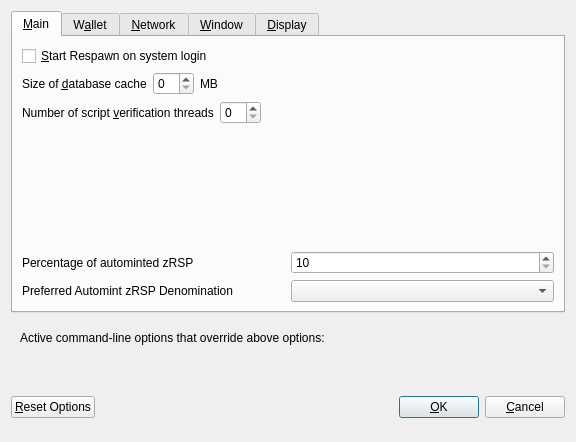
<?xml version="1.0" encoding="UTF-8"?>
<ui version="4.0">
 <class>OptionsDialog</class>
 <widget class="QDialog" name="OptionsDialog">
  <property name="geometry">
   <rect>
    <x>0</x>
    <y>0</y>
    <width>576</width>
    <height>442</height>
   </rect>
  </property>
  <property name="windowTitle">
   <string>Options</string>
  </property>
  <property name="modal">
   <bool>true</bool>
  </property>
  <layout class="QVBoxLayout" name="verticalLayout">
   <item>
    <widget class="QTabWidget" name="tabWidget">
     <property name="currentIndex">
      <number>0</number>
     </property>
     <widget class="QWidget" name="tabMain">
      <attribute name="title">
       <string>&amp;Main</string>
      </attribute>
      <layout class="QVBoxLayout" name="verticalLayout_Main">
       <item>
        <widget class="QCheckBox" name="bitcoinAtStartup">
         <property name="toolTip">
          <string>Automatically start Respawn after logging in to the system.</string>
         </property>
         <property name="text">
          <string>&amp;Start Respawn on system login</string>
         </property>
        </widget>
       </item>
       <item>
        <layout class="QHBoxLayout" name="horizontalLayout_2_Main">
         <item>
          <widget class="QLabel" name="databaseCacheLabel">
           <property name="text">
            <string>Size of &amp;database cache</string>
           </property>
           <property name="textFormat">
            <enum>Qt::PlainText</enum>
           </property>
           <property name="buddy">
            <cstring>databaseCache</cstring>
           </property>
          </widget>
         </item>
         <item>
          <widget class="QSpinBox" name="databaseCache"/>
         </item>
         <item>
          <widget class="QLabel" name="databaseCacheUnitLabel">
           <property name="text">
            <string>MB</string>
           </property>
           <property name="textFormat">
            <enum>Qt::PlainText</enum>
           </property>
          </widget>
         </item>
         <item>
          <spacer name="horizontalSpacer_2_Main">
           <property name="orientation">
            <enum>Qt::Horizontal</enum>
           </property>
           <property name="sizeHint" stdset="0">
            <size>
             <width>40</width>
             <height>20</height>
            </size>
           </property>
          </spacer>
         </item>
        </layout>
       </item>
       <item>
        <layout class="QHBoxLayout" name="horizontalLayout_3_Main">
         <item>
          <widget class="QLabel" name="threadsScriptVerifLabel">
           <property name="text">
            <string>Number of script &amp;verification threads</string>
           </property>
           <property name="textFormat">
            <enum>Qt::PlainText</enum>
           </property>
           <property name="buddy">
            <cstring>threadsScriptVerif</cstring>
           </property>
          </widget>
         </item>
         <item>
          <widget class="QSpinBox" name="threadsScriptVerif">
           <property name="toolTip">
            <string>(0 = auto, &lt;0 = leave that many cores free)</string>
           </property>
          </widget>
         </item>
         <item>
          <spacer name="horizontalSpacer_3_Main">
           <property name="orientation">
            <enum>Qt::Horizontal</enum>
           </property>
           <property name="sizeHint" stdset="0">
            <size>
             <width>40</width>
             <height>20</height>
            </size>
           </property>
          </spacer>
         </item>
        </layout>
       </item>
       <item>
        <spacer name="verticalSpacer_2">
         <property name="orientation">
          <enum>Qt::Vertical</enum>
         </property>
         <property name="sizeHint" stdset="0">
          <size>
           <width>20</width>
           <height>40</height>
          </size>
         </property>
        </spacer>
       </item>
       <item>
        <layout class="QHBoxLayout" name="horizontalLayout_3">
         <item>
          <widget class="QLabel" name="percentage_label">
           <property name="toolTip">
            <string>Percentage of incoming RSP which get automatically converted to zRSP via Zerocoin Protocol (min: 10%)</string>
           </property>
           <property name="text">
            <string>Percentage of autominted zRSP</string>
           </property>
          </widget>
         </item>
         <item>
          <widget class="QSpinBox" name="zeromintPercentage">
           <property name="minimum">
            <number>10</number>
           </property>
           <property name="maximum">
            <number>100</number>
           </property>
          </widget>
         </item>
        </layout>
       </item>
       <item>
        <layout class="QHBoxLayout" name="horizontalLayout" stretch="0,0">
         <property name="sizeConstraint">
          <enum>QLayout::SetFixedSize</enum>
         </property>
         <item>
          <widget class="QLabel" name="labelPreferredDenom">
           <property name="maximumSize">
            <size>
             <width>16777215</width>
             <height>16777215</height>
            </size>
           </property>
           <property name="toolTip">
            <string>Wait with automatic conversion to Zerocoin until enough RSP for this denomination is available</string>
           </property>
           <property name="text">
            <string>Preferred Automint zRSP Denomination</string>
           </property>
          </widget>
         </item>
         <item>
          <widget class="QComboBox" name="preferredDenom">
           <property name="maximumSize">
            <size>
             <width>16777215</width>
             <height>27</height>
            </size>
           </property>
           <property name="toolTip">
            <string>Wait with automatic conversion to Zerocoin until enough RSP for this denomination is available</string>
           </property>
           <property name="maxVisibleItems">
            <number>9</number>
           </property>
           <property name="maxCount">
            <number>9</number>
           </property>
          </widget>
         </item>
        </layout>
       </item>
      </layout>
     </widget>
     <widget class="QWidget" name="tabWallet">
      <attribute name="title">
       <string>W&amp;allet</string>
      </attribute>
      <layout class="QVBoxLayout" name="verticalLayout_Wallet">
       <item>
        <widget class="QGroupBox" name="groupBox">
         <property name="title">
          <string>Expert</string>
         </property>
         <layout class="QVBoxLayout" name="verticalLayout_2">
          <item>
           <widget class="QCheckBox" name="coinControlFeatures">
            <property name="toolTip">
             <string>Whether to show coin control features or not.</string>
            </property>
            <property name="text">
             <string>Enable coin &amp;control features</string>
            </property>
           </widget>
          </item>
          <item>
           <widget class="QCheckBox" name="showMasternodesTab">
            <property name="toolTip">
             <string>Show additional tab listing all your masternodes in first sub-tab&lt;br/&gt;and all masternodes on the network in second sub-tab.</string>
            </property>
            <property name="text">
             <string>Show Masternodes Tab</string>
            </property>
           </widget>
          </item>
          <item>
           <widget class="QCheckBox" name="spendZeroConfChange">
            <property name="toolTip">
             <string>If you disable the spending of unconfirmed change, the change from a transaction&lt;br/&gt;cannot be used until that transaction has at least one confirmation.&lt;br/&gt;This also affects how your balance is computed.</string>
            </property>
            <property name="text">
             <string>&amp;Spend unconfirmed change</string>
            </property>
           </widget>
          </item>
         </layout>
        </widget>
       </item>
       <item>
        <spacer name="verticalSpacer_Wallet">
         <property name="orientation">
          <enum>Qt::Vertical</enum>
         </property>
         <property name="sizeHint" stdset="0">
          <size>
           <width>20</width>
           <height>40</height>
          </size>
         </property>
        </spacer>
       </item>
      </layout>
     </widget>
     <widget class="QWidget" name="tabNetwork">
      <attribute name="title">
       <string>&amp;Network</string>
      </attribute>
      <layout class="QVBoxLayout" name="verticalLayout_Network">
       <item>
        <widget class="QCheckBox" name="mapPortUpnp">
         <property name="toolTip">
          <string>Automatically open the Respawn client port on the router. This only works when your router supports UPnP and it is enabled.</string>
         </property>
         <property name="text">
          <string>Map port using &amp;UPnP</string>
         </property>
        </widget>
       </item>
       <item>
        <widget class="QCheckBox" name="allowIncoming">
         <property name="toolTip">
          <string>Accept connections from outside</string>
         </property>
         <property name="text">
          <string>Allow incoming connections</string>
         </property>
        </widget>
       </item>
       <item>
        <widget class="QCheckBox" name="connectSocks">
         <property name="toolTip">
          <string>Connect to the Respawn network through a SOCKS5 proxy.</string>
         </property>
         <property name="text">
          <string>&amp;Connect through SOCKS5 proxy (default proxy):</string>
         </property>
        </widget>
       </item>
       <item>
        <layout class="QHBoxLayout" name="horizontalLayout_1_Network">
         <item>
          <widget class="QLabel" name="proxyIpLabel">
           <property name="text">
            <string>Proxy &amp;IP:</string>
           </property>
           <property name="textFormat">
            <enum>Qt::PlainText</enum>
           </property>
           <property name="buddy">
            <cstring>proxyIp</cstring>
           </property>
          </widget>
         </item>
         <item>
          <widget class="QValidatedLineEdit" name="proxyIp">
           <property name="minimumSize">
            <size>
             <width>140</width>
             <height>0</height>
            </size>
           </property>
           <property name="maximumSize">
            <size>
             <width>140</width>
             <height>16777215</height>
            </size>
           </property>
           <property name="toolTip">
            <string>IP address of the proxy (e.g. IPv4: 127.0.0.1 / IPv6: ::1)</string>
           </property>
          </widget>
         </item>
         <item>
          <widget class="QLabel" name="proxyPortLabel">
           <property name="text">
            <string>&amp;Port:</string>
           </property>
           <property name="textFormat">
            <enum>Qt::PlainText</enum>
           </property>
           <property name="buddy">
            <cstring>proxyPort</cstring>
           </property>
          </widget>
         </item>
         <item>
          <widget class="QLineEdit" name="proxyPort">
           <property name="minimumSize">
            <size>
             <width>55</width>
             <height>0</height>
            </size>
           </property>
           <property name="maximumSize">
            <size>
             <width>55</width>
             <height>16777215</height>
            </size>
           </property>
           <property name="toolTip">
            <string>Port of the proxy (e.g. 9050)</string>
           </property>
          </widget>
         </item>
         <item>
          <spacer name="horizontalSpacer_1_Network">
           <property name="orientation">
            <enum>Qt::Horizontal</enum>
           </property>
           <property name="sizeHint" stdset="0">
            <size>
             <width>40</width>
             <height>20</height>
            </size>
           </property>
          </spacer>
         </item>
        </layout>
       </item>
       <item>
        <spacer name="verticalSpacer_Network">
         <property name="orientation">
          <enum>Qt::Vertical</enum>
         </property>
         <property name="sizeHint" stdset="0">
          <size>
           <width>20</width>
           <height>40</height>
          </size>
         </property>
        </spacer>
       </item>
      </layout>
     </widget>
     <widget class="QWidget" name="tabWindow">
      <attribute name="title">
       <string>&amp;Window</string>
      </attribute>
      <layout class="QVBoxLayout" name="verticalLayout_Window">
       <item>
        <widget class="QCheckBox" name="minimizeToTray">
         <property name="toolTip">
          <string>Show only a tray icon after minimizing the window.</string>
         </property>
         <property name="text">
          <string>&amp;Minimize to the tray instead of the taskbar</string>
         </property>
        </widget>
       </item>
       <item>
        <widget class="QCheckBox" name="minimizeOnClose">
         <property name="toolTip">
          <string>Minimize instead of exit the application when the window is closed. When this option is enabled, the application will be closed only after selecting Quit in the menu.</string>
         </property>
         <property name="text">
          <string>M&amp;inimize on close</string>
         </property>
        </widget>
       </item>
       <item>
        <spacer name="verticalSpacer_Window">
         <property name="orientation">
          <enum>Qt::Vertical</enum>
         </property>
         <property name="sizeHint" stdset="0">
          <size>
           <width>20</width>
           <height>40</height>
          </size>
         </property>
        </spacer>
       </item>
      </layout>
     </widget>
     <widget class="QWidget" name="tabDisplay">
      <attribute name="title">
       <string>&amp;Display</string>
      </attribute>
      <layout class="QVBoxLayout" name="verticalLayout_Display">
       <item>
        <layout class="QHBoxLayout" name="horizontalLayout_1_Display">
         <item>
          <widget class="QLabel" name="langLabel">
           <property name="text">
            <string>User Interface &amp;language:</string>
           </property>
           <property name="textFormat">
            <enum>Qt::PlainText</enum>
           </property>
           <property name="buddy">
            <cstring>lang</cstring>
           </property>
          </widget>
         </item>
         <item>
          <widget class="QValueComboBox" name="lang">
           <property name="toolTip">
            <string>The user interface language can be set here. This setting will take effect after restarting Respawn.</string>
           </property>
          </widget>
         </item>
        </layout>
       </item>
       <item>
        <widget class="QLabel" name="label_3">
         <property name="toolTip">
          <string notr="true"/>
         </property>
         <property name="statusTip">
          <string notr="true"/>
         </property>
         <property name="whatsThis">
          <string notr="true"/>
         </property>
         <property name="accessibleName">
          <string notr="true"/>
         </property>
         <property name="text">
          <string>Language missing or translation incomplete? Help contributing translations here:
https://www.transifex.com/respawn-project/respawn-project-translations</string>
         </property>
         <property name="wordWrap">
          <bool>true</bool>
         </property>
         <property name="openExternalLinks">
          <bool>true</bool>
         </property>
         <property name="textInteractionFlags">
          <set>Qt::TextBrowserInteraction</set>
         </property>
        </widget>
       </item>
       <item>
        <layout class="QHBoxLayout" name="horizontalLayout_4_Display" stretch="0,0">
         <item>
          <widget class="QLabel" name="themeLabel">
           <property name="text">
            <string>User Interface Theme:</string>
           </property>
          </widget>
         </item>
         <item>
          <widget class="QValueComboBox" name="theme"/>
         </item>
        </layout>
       </item>
       <item>
        <widget class="Line" name="line">
         <property name="orientation">
          <enum>Qt::Horizontal</enum>
         </property>
        </widget>
       </item>
       <item>
        <layout class="QHBoxLayout" name="horizontalLayout_2_Display">
         <item>
          <widget class="QLabel" name="unitLabel">
           <property name="text">
            <string>&amp;Unit to show amounts in:</string>
           </property>
           <property name="textFormat">
            <enum>Qt::PlainText</enum>
           </property>
           <property name="buddy">
            <cstring>unit</cstring>
           </property>
          </widget>
         </item>
         <item>
          <widget class="QValueComboBox" name="unit">
           <property name="toolTip">
            <string>Choose the default subdivision unit to show in the interface and when sending coins.</string>
           </property>
          </widget>
         </item>
        </layout>
       </item>
       <item>
        <layout class="QHBoxLayout" name="horizontalLayout_5_Display">
         <item>
          <widget class="QLabel" name="digitsLabel">
           <property name="text">
            <string>Decimal digits</string>
           </property>
          </widget>
         </item>
         <item>
          <widget class="QValueComboBox" name="digits"/>
         </item>
        </layout>
       </item>
       <item>
        <layout class="QHBoxLayout" name="horizontalLayout_3_Display">
         <item>
          <widget class="QLabel" name="thirdPartyTxUrlsLabel">
           <property name="toolTip">
            <string>Third party URLs (e.g. a block explorer) that appear in the transactions tab as context menu items. %s in the URL is replaced by transaction hash. Multiple URLs are separated by vertical bar |.</string>
           </property>
           <property name="text">
            <string>Third party transaction URLs</string>
           </property>
           <property name="buddy">
            <cstring>thirdPartyTxUrls</cstring>
           </property>
          </widget>
         </item>
         <item>
          <widget class="QLineEdit" name="thirdPartyTxUrls">
           <property name="toolTip">
            <string>Third party URLs (e.g. a block explorer) that appear in the transactions tab as context menu items. %s in the URL is replaced by transaction hash. Multiple URLs are separated by vertical bar |.</string>
           </property>
          </widget>
         </item>
        </layout>
       </item>
       <item>
        <spacer name="verticalSpacer">
         <property name="orientation">
          <enum>Qt::Vertical</enum>
         </property>
         <property name="sizeHint" stdset="0">
          <size>
           <width>20</width>
           <height>40</height>
          </size>
         </property>
        </spacer>
       </item>
      </layout>
     </widget>
    </widget>
   </item>
   <item>
    <widget class="QFrame" name="frame">
     <layout class="QVBoxLayout" name="verticalLayout_Bottom">
      <item>
       <layout class="QHBoxLayout" name="horizontalLayout_Bottom">
        <item>
         <widget class="QLabel" name="overriddenByCommandLineInfoLabel">
          <property name="text">
           <string>Active command-line options that override above options:</string>
          </property>
          <property name="textFormat">
           <enum>Qt::PlainText</enum>
          </property>
         </widget>
        </item>
        <item>
         <spacer name="horizontalSpacer_Bottom">
          <property name="orientation">
           <enum>Qt::Horizontal</enum>
          </property>
          <property name="sizeHint" stdset="0">
           <size>
            <width>40</width>
            <height>20</height>
           </size>
          </property>
         </spacer>
        </item>
       </layout>
      </item>
      <item>
       <widget class="QLabel" name="overriddenByCommandLineLabel">
        <property name="text">
         <string/>
        </property>
        <property name="textFormat">
         <enum>Qt::PlainText</enum>
        </property>
        <property name="wordWrap">
         <bool>true</bool>
        </property>
       </widget>
      </item>
     </layout>
    </widget>
   </item>
   <item>
    <layout class="QHBoxLayout" name="horizontalLayout_Buttons">
     <item>
      <widget class="QPushButton" name="resetButton">
       <property name="toolTip">
        <string>Reset all client options to default.</string>
       </property>
       <property name="text">
        <string>&amp;Reset Options</string>
       </property>
       <property name="autoDefault">
        <bool>false</bool>
       </property>
      </widget>
     </item>
     <item>
      <spacer name="horizontalSpacer_1">
       <property name="orientation">
        <enum>Qt::Horizontal</enum>
       </property>
       <property name="sizeHint" stdset="0">
        <size>
         <width>40</width>
         <height>48</height>
        </size>
       </property>
      </spacer>
     </item>
     <item>
      <widget class="QLabel" name="statusLabel">
       <property name="minimumSize">
        <size>
         <width>200</width>
         <height>0</height>
        </size>
       </property>
       <property name="font">
        <font>
         <weight>75</weight>
         <bold>true</bold>
        </font>
       </property>
       <property name="text">
        <string/>
       </property>
       <property name="textFormat">
        <enum>Qt::PlainText</enum>
       </property>
       <property name="wordWrap">
        <bool>true</bool>
       </property>
      </widget>
     </item>
     <item>
      <spacer name="horizontalSpacer_2">
       <property name="orientation">
        <enum>Qt::Horizontal</enum>
       </property>
       <property name="sizeHint" stdset="0">
        <size>
         <width>40</width>
         <height>48</height>
        </size>
       </property>
      </spacer>
     </item>
     <item>
      <widget class="QPushButton" name="okButton">
       <property name="text">
        <string>&amp;OK</string>
       </property>
       <property name="autoDefault">
        <bool>false</bool>
       </property>
       <property name="default">
        <bool>true</bool>
       </property>
      </widget>
     </item>
     <item>
      <widget class="QPushButton" name="cancelButton">
       <property name="text">
        <string>&amp;Cancel</string>
       </property>
       <property name="autoDefault">
        <bool>false</bool>
       </property>
      </widget>
     </item>
    </layout>
   </item>
  </layout>
 </widget>
 <customwidgets>
  <customwidget>
   <class>QValidatedLineEdit</class>
   <extends>QLineEdit</extends>
   <header>qvalidatedlineedit.h</header>
  </customwidget>
  <customwidget>
   <class>QValueComboBox</class>
   <extends>QComboBox</extends>
   <header>qvaluecombobox.h</header>
  </customwidget>
 </customwidgets>
 <resources/>
 <connections/>
</ui>
